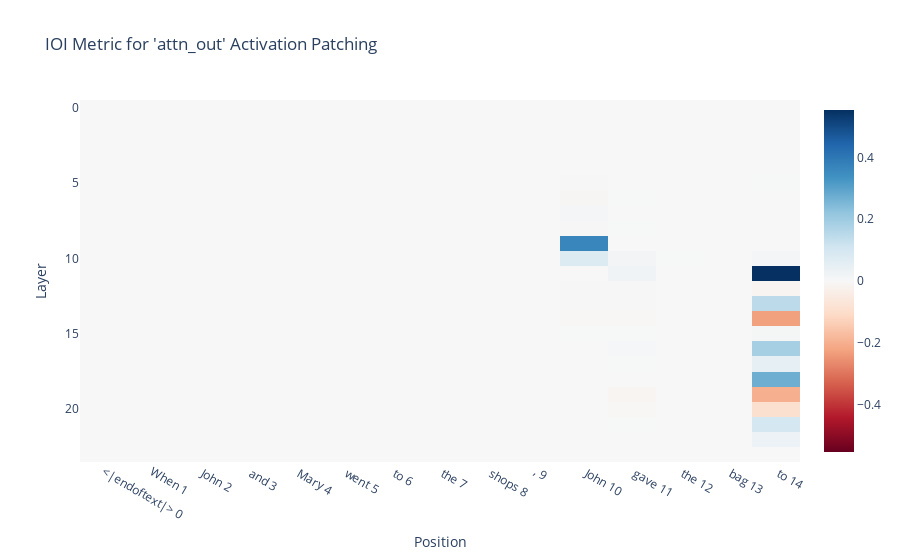

The cell this chart's notebook holds for it:
### Markdown cell above
Attention only seems to matter on S2 in earlier layers, and at the final token for layers 7 onwards. Layers 7 and 8 clearly have the most importance.

We would expect NMHs and S2-inhibition heads to be active at END. Induction heads and duplicate name heads should be active at S2.

### Code cell
resid_pre_act_patch_results = patching.get_act_patch_attn_out(
    model, 
    corrupted_tokens, 
    clean_cache, 
    ioi_metric)

imshow(resid_pre_act_patch_results, 
       yaxis="Layer", 
       xaxis="Position", 
       x=[f"{tok} {i}" for i, tok in enumerate(model.to_str_tokens(clean_tokens[0]))],
       title="IOI Metric for 'attn_out' Activation Patching")

### Figure 1 — Plotly figure (JSON) as saved in the notebook; plotly's stock layout.template omitted (floating-point values rounded to 4 significant figures; data arrays with more than 128 entries replaced by an {"elided": "..."} marker saying what was removed)
{"data": [{"coloraxis": "coloraxis", "hovertemplate": "x: %{x}<br>y: %{y}<br>color: %{z}<extra></extra>", "name": "0", "type": "heatmap", "x": ["<|endoftext|> 0", "When 1", " John 2", " and 3", " Mary 4", " went 5", " to 6", " the 7", " shops 8", ", 9", " John 10", " gave 11", " the 12", " bag 13", " to 14"], "xaxis": "x", "yaxis": "y", "z": {"elided": "24x15 float values"}}], "layout": {"coloraxis": {"cmid": 0, "colorscale": [[0, "rgb(103,0,31)"], [0.1, "rgb(178,24,43)"], [0.2, "rgb(214,96,77)"], [0.3, "rgb(244,165,130)"], [0.4, "rgb(253,219,199)"], [0.5, "rgb(247,247,247)"], [0.6, "rgb(209,229,240)"], [0.7, "rgb(146,197,222)"], [0.8, "rgb(67,147,195)"], [0.9, "rgb(33,102,172)"], [1, "rgb(5,48,97)"]]}, "title": {"text": "IOI Metric for 'attn_out' Activation Patching"}, "xaxis": {"anchor": "y", "domain": [0, 1], "title": {"text": "Position"}}, "yaxis": {"anchor": "x", "autorange": "reversed", "domain": [0, 1], "title": {"text": "Layer"}}}}
